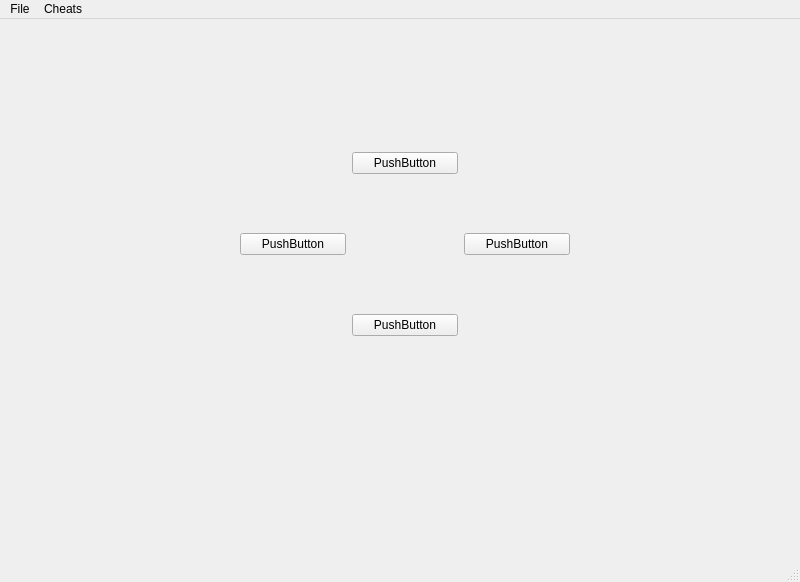
<?xml version="1.0" encoding="UTF-8"?>
<ui version="4.0">
 <class>MainWindow</class>
 <widget class="QMainWindow" name="MainWindow">
  <property name="geometry">
   <rect>
    <x>0</x>
    <y>0</y>
    <width>800</width>
    <height>582</height>
   </rect>
  </property>
  <property name="windowTitle">
   <string>MainWindow</string>
  </property>
  <widget class="QWidget" name="centralwidget">
   <widget class="QWidget" name="layoutWidget">
    <property name="geometry">
     <rect>
      <x>240</x>
      <y>80</y>
      <width>330</width>
      <height>291</height>
     </rect>
    </property>
    <layout class="QGridLayout" name="gridLayout">
     <item row="1" column="2">
      <widget class="QPushButton" name="pushButton_3">
       <property name="text">
        <string>PushButton</string>
       </property>
      </widget>
     </item>
     <item row="1" column="0">
      <widget class="QPushButton" name="pushButton_2">
       <property name="text">
        <string>PushButton</string>
       </property>
      </widget>
     </item>
     <item row="0" column="1">
      <widget class="QPushButton" name="pushButton">
       <property name="text">
        <string>PushButton</string>
       </property>
      </widget>
     </item>
     <item row="2" column="1">
      <widget class="QPushButton" name="pushButton_4">
       <property name="text">
        <string>PushButton</string>
       </property>
      </widget>
     </item>
    </layout>
   </widget>
  </widget>
  <widget class="QMenuBar" name="menubar">
   <property name="geometry">
    <rect>
     <x>0</x>
     <y>0</y>
     <width>800</width>
     <height>24</height>
    </rect>
   </property>
   <widget class="QMenu" name="menuFile">
    <property name="title">
     <string>File</string>
    </property>
   </widget>
   <widget class="QMenu" name="menuCheats">
    <property name="title">
     <string>Cheats</string>
    </property>
   </widget>
   <addaction name="menuFile"/>
   <addaction name="menuCheats"/>
  </widget>
  <widget class="QStatusBar" name="statusbar"/>
 </widget>
 <resources/>
 <connections/>
</ui>
